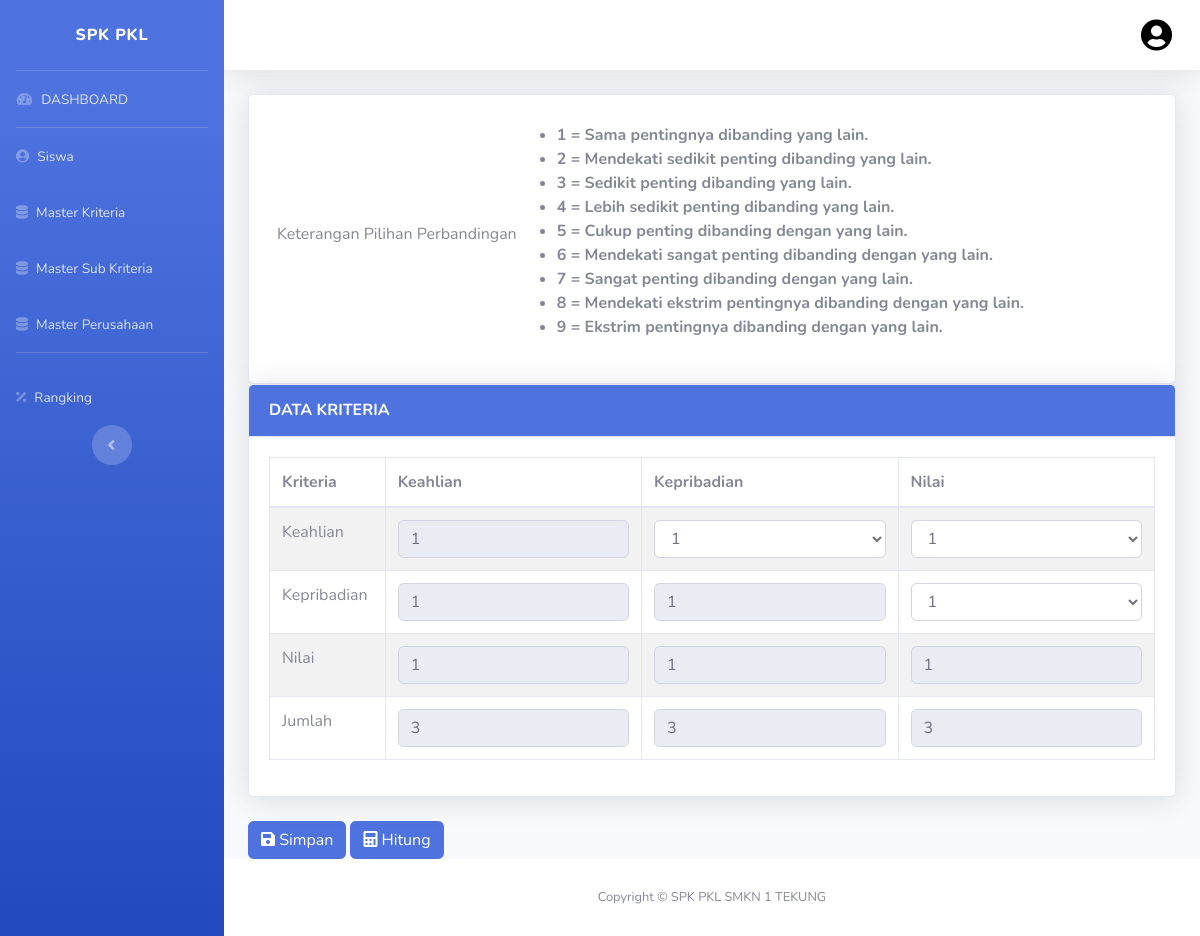
The page /index.php/admin/weight/Criteria on the database its author committed.
### tables this page shows
CREATE TABLE `criteria` (
  `id` int(2) NOT NULL,
  `name` varchar(50) NOT NULL
);

### application/controllers/admin/Weight.php (called while the page is built, shortened)
<?php
class Weight extends CI_Controller
{
    public function __construct()
    {
        $this->load->model("M_User", "user");
        $this->load->model("M_Perusahaan", "company");
        $this->load->model("M_Subkriteria", "subcriteria");
        $this->load->model("M_Kriteria", "criteria");
        $this->load->model("M_ComparisonList", "cl");
        $this->load->model("M_Alternative", "alternative");
    }
    public function Criteria()
    {
        $data["content"] = "admin/criteria_weight";
        $data["th"] = $this->criteria->get_th();
        $data["tr"] = $this->criteria->get_th();
        $data["sum_row"] = $this->criteria->count_row();
        $data["cl"] = $this->cl->get_all();
        $this->load->view('partial/header', $data);
        $this->load->view('partial/sidebar', $data);
        $this->load->view('partial/navbar', $data);
        $this->load->view('admin/criteria_weight', $data);
        $this->load->view('partial/footer', $data);
        $this->load->view('partial/js', $data);
    }
}

### index.php (called while the page is built, shortened)
<?php
require_once BASEPATH.'core/CodeIgniter.php';

### application/models/M_Kriteria.php (called while the page is built, shortened)
<?php
class M_Kriteria extends CI_Model
{
    private $_table = "criteria";
    public function get_th()
    {
        $this->db->select("id, name");
        $this->db->order_by("id ASC");
        return $this->db->get($this->_table)->result();
    }
}

### application/models/M_ComparisonList.php (called while the page is built, shortened)
<?php
class M_ComparisonList extends CI_Model
{
    private $_table = "comparison_list";
    public function get_all()
    {
        $this->db->select("*");
        return $this->db->get($this->_table)->result();
    }
}

### application/views/admin/criteria_weight.php (the view, shortened to what this page needs)
<div class="container-fluid">
    <div class="row">
        <div class="col-xl-12">
            <div class="card shadow h-100 py-2 px-2">
                <div class="card-body">
                    <div class="row no-gutters align-items-center">
                        <h6>Keterangan Pilihan Perbandingan</h6>
                        <ul>
                            <li><b>1 = Sama pentingnya dibanding yang lain.</b></li>
                            <li> <b>2 = Mendekati sedikit penting dibanding yang lain.</b></li>
                            <li><b>3 = Sedikit penting dibanding yang lain.</b></li>
                            <li><b>4 = Lebih sedikit penting dibanding yang lain.</b></li>
                            <li><b>5 = Cukup penting dibanding dengan yang lain.</b></li>
                            <li><b>6 = Mendekati sangat penting dibanding dengan yang lain.</b></li>
                            <li><b>7 = Sangat penting dibanding dengan yang lain.</b></li>
                            <li><b>8 = Mendekati ekstrim pentingnya dibanding dengan yang lain.</b></li>
                            <li><b>9 = Ekstrim pentingnya dibanding dengan yang lain.</b></li>
                        </ul>
                    </div>
                </div>
            </div>
        </div>
    </div>
    <div class="card shadow mb-4">
        <div class="card-header bg-primary py-3">
            <h6 class="m-0 font-weight-bold text-white">DATA KRITERIA</h6>
        </div>
        <div class="card-body">
            <form action="#" id="form_wcriteria">
                <div class="table-responsive">
                    <table id="example" class="table table-bordered table-striped">
                        <thead>
                            <tr>
                                <th>Kriteria</th>
                                <?php foreach ($th as $key) : ?>
                                    <th><?= $key->name ?></th>
                                <?php endforeach; ?>
                            </tr>
                        </thead>
                        <tbody>
                            <?php $id = 0;
                            foreach ($tr as $key) :
                                $id++; ?>
                                <tr>
                                    <td><?= $key->name; ?></td>
                                    <?php for ($i = 1; $i < $sum_row + 1; $i++) : ?>
                                        <?php if ($id < $i) : ?>
                                            <td>
                                                <select class=" form-control inputweight kolom<?= $i ?>" name="<?= "x" . $i . "y" . $id ?>" id="<?= "x" . $i . "y" . $id ?>" data-id="<?= "x" . $id . "y" . $i ?>">
                                                    <?php
                                                    $nameform = "x" . $i . "y" . $id;
                                                    $idx = $this->session->userdata("user_logged")["id"];
                                                    $querys = 'SELECT comparison_list_id FROM tr_comparison_criteria WHERE user_id="' . $idx . '" AND form_name="' . $nameform . '"';
                                                    $queryss = $this->db->query($querys)->row();
                                                    $select = $queryss->comparison_list_id;
                                                    foreach ($cl as $key) :
                                                        if ($select == "") {
                                                            $sl = "";
                                                        } else {
                                                            if ($key->id == $select) {
                                                                $sl = "selected='selected'";
                                                            } else {
                                                                $sl = "";
                                                            }
                                                        }
                                                    ?>
                                                        <option value="<?= $key->id; ?>" <?= $sl; ?>><?= $key->weight; ?></option>
                                                    <?php endforeach; ?>
                                                </select>
                                            </td>
                                        <?php elseif ($id == $i) : ?>
                                            <td><input type="text" class="form-control kolom<?= $i ?>" id="<?= "x" . $i . "y" . $id  ?>" value="1" disabled></td>
                                        <?php else : ?>
                                            <td id="rValue">
                                                <input id="<?= "x" . $i . "y" . $id  ?>" class="form-control kolom<?= $i ?>" value="1" type="text" disabled>
                                            </td>
                                        <?php endif; ?>
                                    <?php endfor ?>
                                </tr>
                            <?php endforeach; ?>
                        <tfoot>
                            <tr>
                                <td>Jumlah</td>
                                <?php
                                for ($h = 1; $h <= $sum_row; $h++) {
                                ?>
                                    <td><input type="text" id="total<?= $h; ?>" class="form-control" value="" readonly /></td>
                                <?php
                                }
                                ?>
                            </tr>
                        </tfoot>
                        </tbody>
                    </table>
                </div>
        </div>
    </div>
    <button type="submit" id="tombol_submit" class="btn btn-primary" name="action"><i class="fa fa-save"></i> Simpan</button>
    <a class="btn btn-primary" style="color: #fff;" onclick="showmatrix()" style="margin-right:10px;"><i class="fa fa-calculator"></i> Hitung</a>
</div>

### rows shown on the page
criteria: name "Keahlian"
criteria: name "Kepribadian"
criteria: name "Nilai"

### other values the page prints
form field value "1"
